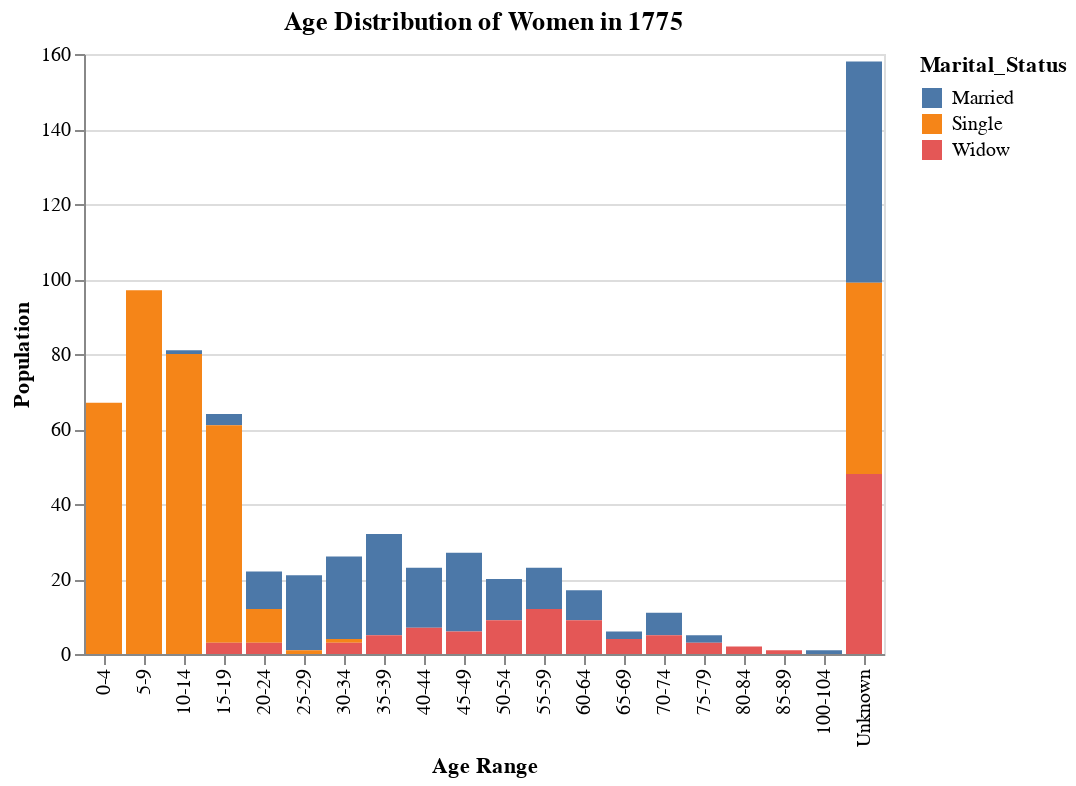

Source (notebook cell):
### Code cell
# create age range distribution bar chart
barChar = alt.Chart(grouped_df).mark_bar().encode(
    x = alt.X("Age Range", sort=age_order),
    y = alt.Y("sum(Count)", title="Population"),
    color = "Marital_Status",
    tooltip = ["Marital_Status", "Count"] 
).properties(title="Age Distribution of Women in 1775").add_params(brush)

barChar

### Figure 1 — Vega-Lite specification as saved in the notebook (floating-point values rounded to 4 significant figures)
{"config": {"view": {"continuousWidth": 300, "continuousHeight": 300}}, "data": {"name": "data-e0e28c99537e1660b59276809a69f0e3"}, "mark": {"type": "bar"}, "encoding": {"color": {"field": "Marital_Status", "type": "nominal"}, "tooltip": [{"field": "Marital_Status", "type": "nominal"}, {"field": "Count", "type": "quantitative"}], "x": {"field": "Age Range", "sort": ["0-4", "5-9", "10-14", "15-19", "20-24", "25-29", "30-34", "35-39", "40-44", "45-49", "50-54", "55-59", "60-64", "65-69", "70-74", "75-79", "80-84", "85-89", "100-104", "Unknown"], "type": "nominal"}, "y": {"aggregate": "sum", "field": "Count", "title": "Population", "type": "quantitative"}}, "params": [{"name": "param_1", "select": {"type": "interval"}}], "title": "Age Distribution of Women in 1775", "$schema": "https://vega.github.io/schema/vega-lite/v5.8.0.json", "datasets": {"data-e0e28c99537e1660b59276809a69f0e3": [{"Age Range": "0-4", "Marital_Status": "Single", "Count": 67}, {"Age Range": "10-14", "Marital_Status": "Married", "Count": 1}, {"Age Range": "10-14", "Marital_Status": "Single", "Count": 80}, {"Age Range": "100-104", "Marital_Status": "Married", "Count": 1}, {"Age Range": "15-19", "Marital_Status": "Married", "Count": 3}, {"Age Range": "15-19", "Marital_Status": "Single", "Count": 58}, {"Age Range": "15-19", "Marital_Status": "Widow", "Count": 3}, {"Age Range": "20-24", "Marital_Status": "Married", "Count": 10}, {"Age Range": "20-24", "Marital_Status": "Single", "Count": 9}, {"Age Range": "20-24", "Marital_Status": "Widow", "Count": 3}, {"Age Range": "25-29", "Marital_Status": "Married", "Count": 20}, {"Age Range": "25-29", "Marital_Status": "Single", "Count": 1}, {"Age Range": "30-34", "Marital_Status": "Married", "Count": 22}, {"Age Range": "30-34", "Marital_Status": "Single", "Count": 1}, {"Age Range": "30-34", "Marital_Status": "Widow", "Count": 3}, {"Age Range": "35-39", "Marital_Status": "Married", "Count": 27}, {"Age Range": "35-39", "Marital_Status": "Widow", "Count": 5}, {"Age Range": "40-44", "Marital_Status": "Married", "Count": 16}, {"Age Range": "40-44", "Marital_Status": "Widow", "Count": 7}, {"Age Range": "45-49", "Marital_Status": "Married", "Count": 21}, {"Age Range": "45-49", "Marital_Status": "Widow", "Count": 6}, {"Age Range": "5-9", "Marital_Status": "Single", "Count": 97}, {"Age Range": "50-54", "Marital_Status": "Married", "Count": 11}, {"Age Range": "50-54", "Marital_Status": "Widow", "Count": 9}, {"Age Range": "55-59", "Marital_Status": "Married", "Count": 11}, {"Age Range": "55-59", "Marital_Status": "Widow", "Count": 12}, {"Age Range": "60-64", "Marital_Status": "Married", "Count": 8}, {"Age Range": "60-64", "Marital_Status": "Widow", "Count": 9}, {"Age Range": "65-69", "Marital_Status": "Married", "Count": 2}, {"Age Range": "65-69", "Marital_Status": "Widow", "Count": 4}, {"Age Range": "70-74", "Marital_Status": "Married", "Count": 6}, {"Age Range": "70-74", "Marital_Status": "Widow", "Count": 5}, {"Age Range": "75-79", "Marital_Status": "Married", "Count": 2}, {"Age Range": "75-79", "Marital_Status": "Widow", "Count": 3}, {"Age Range": "80-84", "Marital_Status": "Widow", "Count": 2}, {"Age Range": "85-89", "Marital_Status": "Widow", "Count": 1}, {"Age Range": "Unknown", "Marital_Status": "Married", "Count": 59}, {"Age Range": "Unknown", "Marital_Status": "Single", "Count": 51}, {"Age Range": "Unknown", "Marital_Status": "Widow", "Count": 48}]}}
